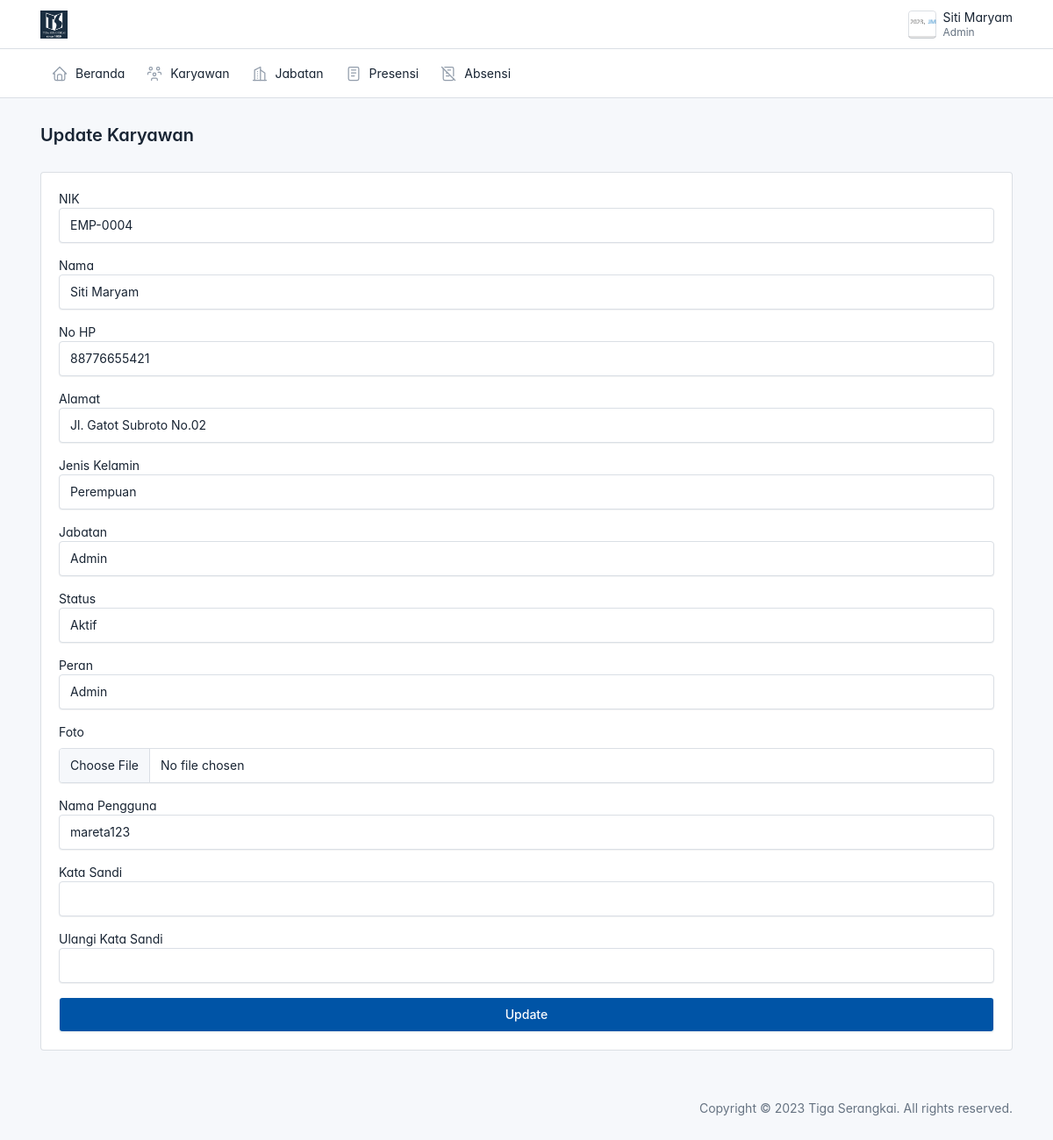
Screenshot of /admin/karyawan/edit.php?id=8 (signed in) with the database file from the repository.
### tables this page shows
CREATE TABLE `karyawan` (
  `id` int(11) NOT NULL,
  `nik` varchar(15) NOT NULL,
  `nama` varchar(50) NOT NULL,
  `jenis_kelamin` varchar(10) NOT NULL,
  `alamat` varchar(255) NOT NULL,
  `no_hp` varchar(15) NOT NULL,
  `jabatan` varchar(50) NOT NULL,
  `foto` varchar(255) NOT NULL
);

CREATE TABLE `users` (
  `id` int(11) NOT NULL,
  `id_karyawan` int(11) NOT NULL,
  `username` varchar(50) NOT NULL,
  `password` varchar(255) NOT NULL,
  `status` varchar(50) NOT NULL,
  `peran` varchar(50) NOT NULL
);

### config.php (called while the page is built, shortened)
<?php
function base_url($url = null)
{
    $base_url = 'http://localhost/e-presensi';
    if ($url != null) {
        return $base_url . '/'. $url;
    } else {
        return $base_url;
    }
}
?>

### admin/karyawan/edit.php (the view, shortened to what this page needs)
<?php
$judul = "Update Karyawan";
include('../layouts/header.php');
require_once('../../config.php');
$id = isset($_GET['id']) ? $_GET['id'] : $_POST['id'];
$result = mysqli_query($connection, "SELECT users.id_karyawan, users.username, users.password, users.status, users.peran, karyawan. * FROM users JOIN karyawan ON users.id_karyawan = karyawan.id
WHERE karyawan.id = $id");
while($karyawan = mysqli_fetch_array($result)) {
    $nik = $karyawan['nik'];
    $nama = $karyawan['nama'];
    $no_hp = $karyawan['no_hp'];
    $alamat = $karyawan['alamat'];
    $jenis_kelamin = $karyawan['jenis_kelamin'];
    $jabatan = $karyawan['jabatan'];
    $status = $karyawan['status'];
    $peran = $karyawan['peran'];
    $username = $karyawan['username'];
}
?>
<div class="page-body">
    <div class="container-xl">
        <div class="card">
            <div class="card-body">
                <form action="<?= base_url('admin/karyawan/edit.php') ?>" method="POST" enctype="multipart/form-data">
                    <div class="mb-3">
                        <label for="">NIK</label>
                        <input type="text" name="nik" class="form-control" readonly value="<?= $nik ?>">
                    </div>
                    <div class="mb-3">
                        <label for="">Nama</label>
                        <input type="text" name="nama" class="form-control" value="<?= $nama ?>">
                    </div>
                    <div class="mb-3">
                        <label for="">No HP</label>
                        <input type="text" name="no_hp" class="form-control" value="<?= $no_hp ?>">
                    </div>
                    <div class="mb-3">
                        <label for="">Alamat</label>
                        <input type="text" name="alamat" class="form-control" value="<?= $alamat ?>">
                    </div>
                    <div class="mb-3">
                        <label for="">Jenis Kelamin</label>
                        <select name="jenis_kelamin" class="form-control">
                            <option <?php if ($jenis_kelamin == 'Perempuan') { echo 'selected'; } ?> value="Perempuan">Perempuan</option>
                        </select>
                    </div>
                    <div class="mb-3">
                        <label for="">Jabatan</label>
                        <select name="jabatan" class="form-control">
                            <?php
                            $pilih_jabatan = mysqli_query($connection, "SELECT * FROM jabatan ORDER BY jabatan DESC");
                            while($bagian = mysqli_fetch_assoc($pilih_jabatan)) {
                                $nama_jabatan = $bagian['jabatan'];
                                if($jabatan == $nama_jabatan) {
                                    echo '<option value="'. $nama_jabatan.'" selected="selected">'.$nama_jabatan.'</option>';
                                } else {
                                    echo '<option value="'.$nama_jabatan. '">'.$nama_jabatan.'</option>';
                                }
                            }
                            ?>
                        </select>
                    </div>
                    <div class="mb-3">
                        <label for="">Status</label>
                        <select name="status" class="form-control">
                            <option <?php if ($status == 'Aktif') { echo 'selected'; } ?> value="Aktif">Aktif</option>
                        </select>
                    </div>
                    <div class="mb-3">
                        <label for="">Peran</label>
                        <select name="peran" class="form-control">
                            <option <?php if ($peran == 'Admin') { echo 'selected'; } ?> value="Admin">Admin</option>
                        </select>
                    </div>
                    <div class="mb-3">
                        <label for="">Foto</label>
                        <input type="file" name="new_foto" class="form-control mt-2">
                    </div>
                    <div class="mb-3">
                        <label for="">Nama Pengguna</label>
                        <input type="text" name="username" class="form-control" value="<?= $username ?>">
                    </div>
                    <div class="mb-3">
                        <label for="">Kata Sandi</label>
                        <input type="password" name="password" class="form-control">
                    </div>
                    <div class="mb-3">
                        <label for="">Ulangi Kata Sandi</label>
                        <input type="password" name="ulangi_password" class="form-control">
                    </div>
                    <button type="submit" name="edit" class="form-control btn btn-primary">Update</button>
                </form>
            </div>
        </div>
    </div>
</div>
<?php include('../layouts/footer.php') ?>

### admin/layouts/header.php (shortened to what this page needs)
<?php
global $judul;
require_once('../../config.php');
$connection = mysqli_connect($db_host, $db_user, $db_pass, $db_name);
$id = $_SESSION['id'];
$query = "SELECT nama, jabatan,foto FROM karyawan WHERE id = ?";
$stmt = mysqli_prepare($connection, $query);
mysqli_stmt_bind_param($stmt, 'i', $id);
mysqli_stmt_execute($stmt);
$result = mysqli_stmt_get_result($stmt);
if ($result && mysqli_num_rows($result) > 0) {
    $user = mysqli_fetch_assoc($result);
} else {
    $namaUser = "Nama tidak ditemukan";
    $jabatanUser = "Jabatan tidak ditemukan";
}
?>
<!doctype html>
<html lang="en">
  <head>
    <link href="<?= base_url('assets/css/tabler.min.css?1692870487') ?>" rel="stylesheet"/>
    <link href="<?= base_url('assets/css/tabler-vendors.min.css?1692870487') ?>" rel="stylesheet"/>
    <link href="<?= base_url('assets/css/demo.min.css?1692870487') ?>" rel="stylesheet"/>
  </head>
  <body >
    <div class="page">
      <header class="navbar navbar-expand-md d-print-none" >
        <div class="container-xl">
          <h1 class="navbar-brand navbar-brand-autodark d-none-navbar-horizontal pe-0 pe-md-3">
            <a href=".">
              <img src="<?= base_url('assets/img/logo.png')?>" width="110" height="32" alt="Tabler" class="navbar-brand-image">
            </a>
          </h1>
          <div class="navbar-nav flex-row order-md-last">
            <div class="nav-item dropdown">
              <a href="#" class="nav-link d-flex lh-1 text-reset p-0" data-bs-toggle="dropdown" aria-label="Open user menu">
                <span class="avatar avatar-sm" style="background-image: url('../../assets/img/foto_karyawan/<?= htmlspecialchars($user['foto']) ?>')"></span>
                <div class="d-none d-xl-block ps-2">
                <div><?= htmlspecialchars($user['nama']) ?></div>
                <div class="mt-1 small text-secondary"><?= htmlspecialchars($user['jabatan']) ?></div>
                </div>
              </a>
            </div>
          </div>
        </div>
      </header>
      <header class="navbar-expand-md">
        <div class="collapse navbar-collapse" id="navbar-menu">
          <div class="navbar">
            <div class="container-xl">
              <ul class="navbar-nav">
                <li class="nav-item">
                  <a class="nav-link" href="<?= base_url('admin/beranda/beranda.php') ?>" >
                    <span class="nav-link-icon d-md-none d-lg-inline-block">
                    </span>
                    <span class="nav-link-title">
                      Beranda
                    </span>
                  </a>
                </li>
                <li class="nav-item">
                  <a class="nav-link" href="<?= base_url('admin/karyawan/karyawan.php') ?>" >
                    <span class="nav-link-icon d-md-none d-lg-inline-block">
                    </span>
                    <span class="nav-link-title">
                      Karyawan
                    </span>
                  </a>
                </li>
                <li class="nav-item">
                  <a class="nav-link" href="<?= base_url('admin/jabatan/jabatan.php') ?>" >
                    <span class="nav-link-icon d-md-none d-lg-inline-block">
                    </span>
                    <span class="nav-link-title">
                      Jabatan
                    </span>
                  </a>
                </li>
                <li class="nav-item">
                  <a class="nav-link" href="<?= base_url('admin/presensi/rekap.php') ?>" >
                    <span class="nav-link-icon d-md-none d-lg-inline-block">
                    </span>
                    <span class="nav-link-title">
                      Presensi
                    </span>
                  </a>
                </li>
                <li class="nav-item">
                  <a class="nav-link" href="<?= base_url('admin/absensi/absensi.php') ?>" >
                    <span class="nav-link-icon d-md-none d-lg-inline-block">
                    </span>
                    <span class="nav-link-title">
                      Absensi
                    </span>
                  </a>
                </li>
              </ul>
            </div>
          </div>
        </div>
      </header>
      <div class="page-wrapper">
        <div class="page-header d-print-none">
          <div class="container-xl">
            <div class="row g-2 align-items-center">
              <div class="col">
                <h2 class="page-title">
                  <?= $judul ?>
                </h2>
              </div>
            </div>
          </div>
        </div>

### admin/layouts/header.php (style rules this page uses)
:root { --tblr-font-sans-serif: 'Inter Var', -apple-system, BlinkMacSystemFont, San Francisco, Segoe UI, Roboto, Helvetica Neue, sans-serif; }
body { font-feature-settings: "cv03", "cv04", "cv11"; }

### rows the page displays
karyawan: foto (picture), nama "Siti Maryam", jabatan "Admin", jenis_kelamin "Perempuan"
users: nik "EMP-0004", nama "Siti Maryam", no_hp "88776655421", alamat "Jl. Gatot Subroto No.02", status "Aktif", peran "Admin", username "mareta123"

### other values shown
$judul "Update Karyawan"
form field jabatan "Admin"
